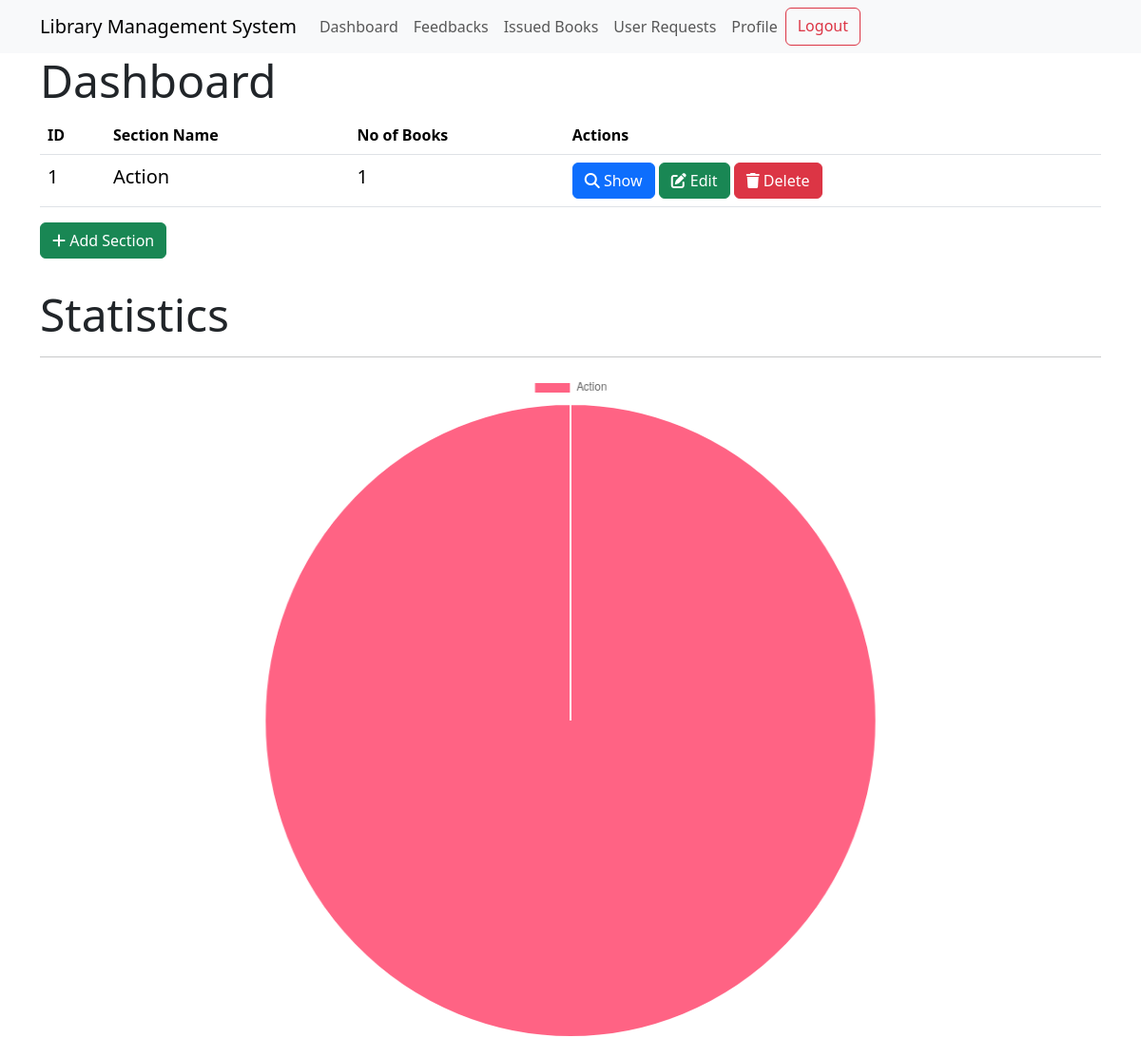
Page /admin (signed in) on the earlier database version.
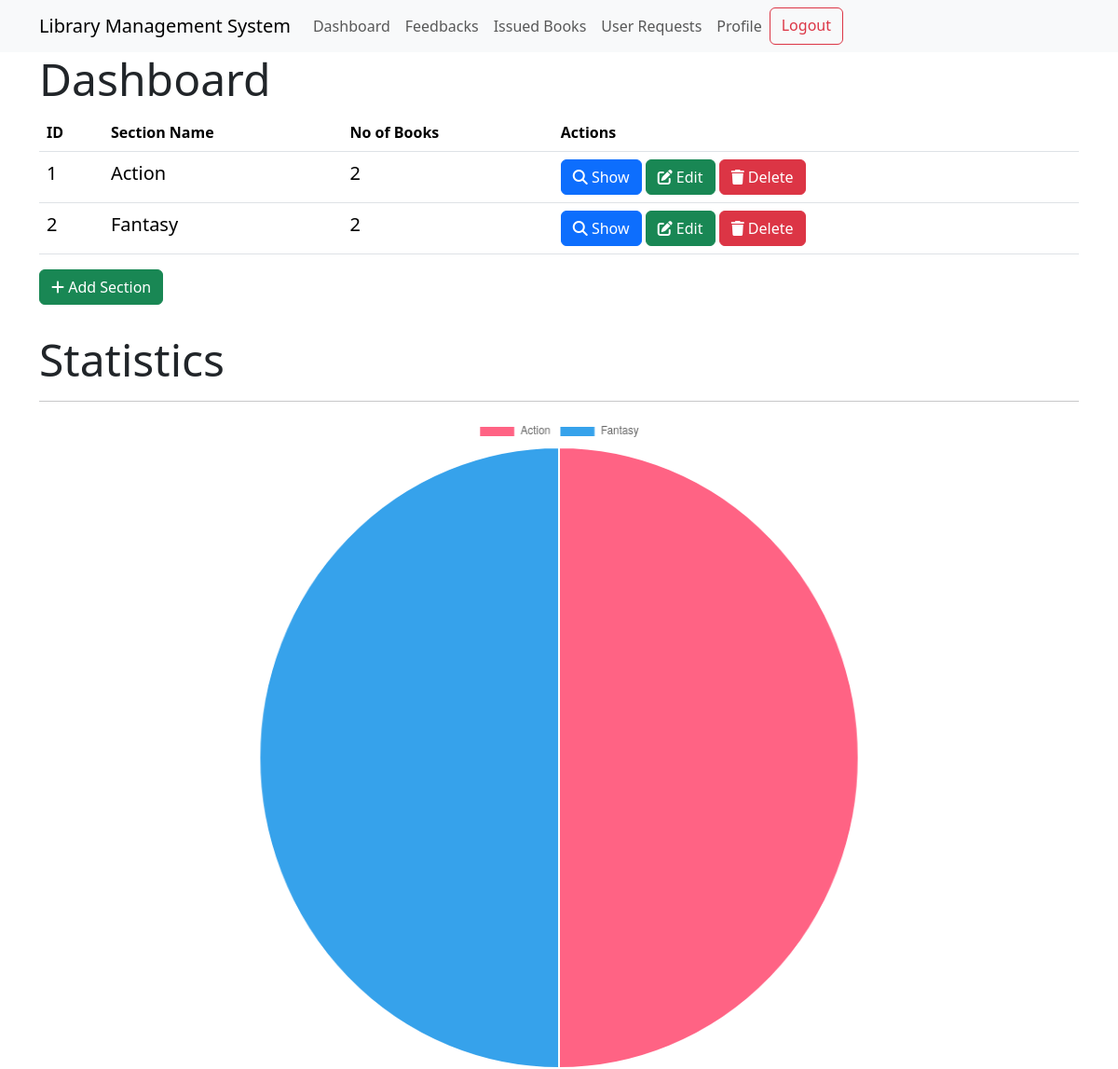
Same page on the later database version.
### models.py (models this page shows)
class Section(db.Model):
    id = db.Column(db.Integer, primary_key=True)
    name = db.Column(db.String(32), nullable=False, unique=True)
    books = db.relationship(
        "Books", backref="section", lazy=True, cascade="all, delete-orphan"
    )

### routes.py (the view)
@app.route("/admin")
@admin_required
def admin():
    sections = Section.query.all()
    section_names = [section.name for section in sections]
    section_sizes = [len(section.books) for section in sections]
    return render_template(
        "admin.html",
        sections=sections,
        section_names=section_names,
        section_sizes=section_sizes,
    )

### routes.py (called while the page is built)
def admin_required(func):
    @wraps(func)
    def inner(*args, **kwargs):
        if "user_id" not in session:
            return redirect(url_for("login"))
        user = User.query.get(session["user_id"])
        if not user.is_admin:
            flash("You are not authorized to access this page")
            return redirect(url_for("index"))
        return func(*args, **kwargs)
    return inner

### templates/admin.html (shortened to what this page needs)
{% extends "layout.html" %}
{% block content %}
<h2 class="display-5">Dashboard</h2>
<table class="table">
    <thead>
        <tr>
            <th>ID</th>
            <th>Section Name</th>
            <th>No of Books</th>
            <th>Actions</th>
        </tr>
    </thead>
    <tbody>
        {% for section in sections %}
        <tr>
            <td class="font">{{section.id}}</td>
            <td class="font">{{section.name}}</td>
            <td class="font">{{section.books|length}}</td>
            <td>
                <a href="{{url_for('show_section', id=section.id)}}" class="btn btn-primary">
                    <i class="fas fa-search"></i>
                    Show
                </a>
                <a href="{{url_for('edit_section', id=section.id)}}" class="btn btn-success">
                    <i class="fas fa-edit"></i>
                    Edit
                </a>
                <a href="{{url_for('delete_section', id=section.id)}}" class="btn btn-danger">
                    <i class="fas fa-trash"></i>
                    Delete
                </a>
            </td>
        </tr>
        {% endfor %}
    </tbody>
</table>
<a href="{{url_for('add_section')}}" class="btn btn-success">
    <i class="fas fa-plus"></i>
    Add Section
</a>
<h2 class="display-5 margin">Statistics</h2>
<hr>
{% endblock %}
{% block script %}
<div>
    <canvas class="container" id="myChart"></canvas>
</div>
<script>
    const ctx = document.getElementById('myChart');
    new Chart(ctx, {
        type: 'pie', // Change the type to 'pie'
        data: {
            labels: {{ section_names | safe }},
        datasets: [{
            label: '# of Products',
            data: {{ section_sizes }},
        backgroundColor: [ // Add backgroundColor for each slice
            'rgb(255, 99, 132)',
            'rgb(54, 162, 235)',
            'rgb(255, 205, 86)'
            // Add more colors as needed
        ],
        hoverOffset: 4
        }]
    },
});
</script>
{% endblock %}

Differences in the rows shown:
computed for Section "Action": books|length "1" → "2"
added Section: id "2", name "Fantasy", books|length "2"
Other differences:
chart data {{ section_names | safe }}: ['Action'] → ['Action', 'Fantasy']
chart data {{ section_sizes }}: [1] → [2, 2]
